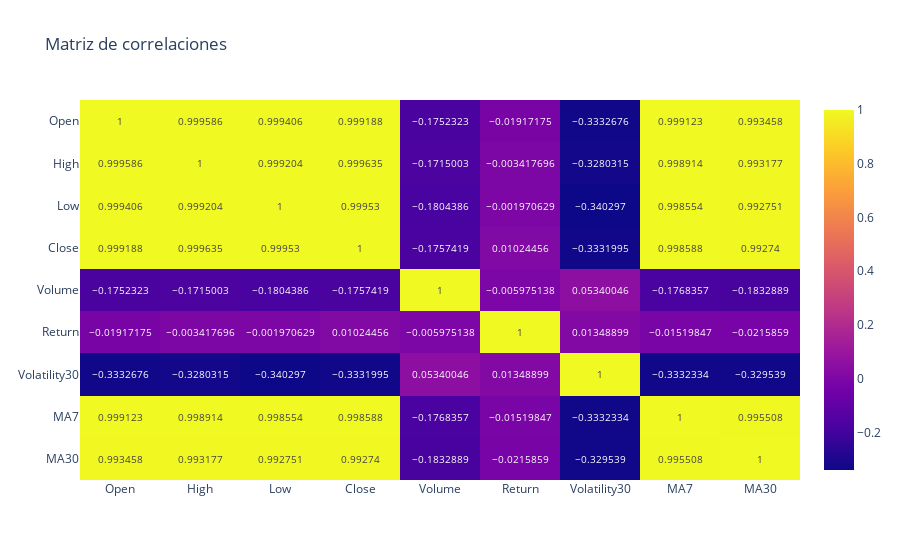

Here is the notebook cell this chart was saved with:
### Code cell
fig = px.imshow(
    btc.corr(),
    text_auto=True,
    aspect="auto",
    title="Matriz de correlaciones"
)
fig.show()

### Figure 1 — Plotly figure (JSON) as saved in the notebook; plotly's stock layout.template omitted (floating-point values rounded to 4 significant figures)
{"data": [{"coloraxis": "coloraxis", "hovertemplate": "x: %{x}<br>y: %{y}<br>color: %{z}<extra></extra>", "name": "0", "texttemplate": "%{z}", "type": "heatmap", "x": ["Open", "High", "Low", "Close", "Volume", "Return", "Volatility30", "MA7", "MA30"], "xaxis": "x", "y": ["Open", "High", "Low", "Close", "Volume", "Return", "Volatility30", "MA7", "MA30"], "yaxis": "y", "z": [[1.0, 0.9996, 0.9994, 0.9992, -0.1752, -0.01917, -0.3333, 0.9991, 0.9935], [0.9996, 1.0, 0.9992, 0.9996, -0.1715, -0.003418, -0.328, 0.9989, 0.9932], [0.9994, 0.9992, 1.0, 0.9995, -0.1804, -0.001971, -0.3403, 0.9986, 0.9928], [0.9992, 0.9996, 0.9995, 1.0, -0.1757, 0.01024, -0.3332, 0.9986, 0.9927], [-0.1752, -0.1715, -0.1804, -0.1757, 1.0, -0.005975, 0.0534, -0.1768, -0.1833], [-0.01917, -0.003418, -0.001971, 0.01024, -0.005975, 1.0, 0.01349, -0.0152, -0.02159], [-0.3333, -0.328, -0.3403, -0.3332, 0.0534, 0.01349, 1.0, -0.3332, -0.3295], [0.9991, 0.9989, 0.9986, 0.9986, -0.1768, -0.0152, -0.3332, 1.0, 0.9955], [0.9935, 0.9932, 0.9928, 0.9927, -0.1833, -0.02159, -0.3295, 0.9955, 1.0]]}], "layout": {"coloraxis": {"colorscale": [[0, "#0d0887"], [0.1111, "#46039f"], [0.2222, "#7201a8"], [0.3333, "#9c179e"], [0.4444, "#bd3786"], [0.5556, "#d8576b"], [0.6667, "#ed7953"], [0.7778, "#fb9f3a"], [0.8889, "#fdca26"], [1, "#f0f921"]]}, "title": {"text": "Matriz de correlaciones"}, "xaxis": {"anchor": "y", "domain": [0, 1]}, "yaxis": {"anchor": "x", "autorange": "reversed", "domain": [0, 1]}}}
